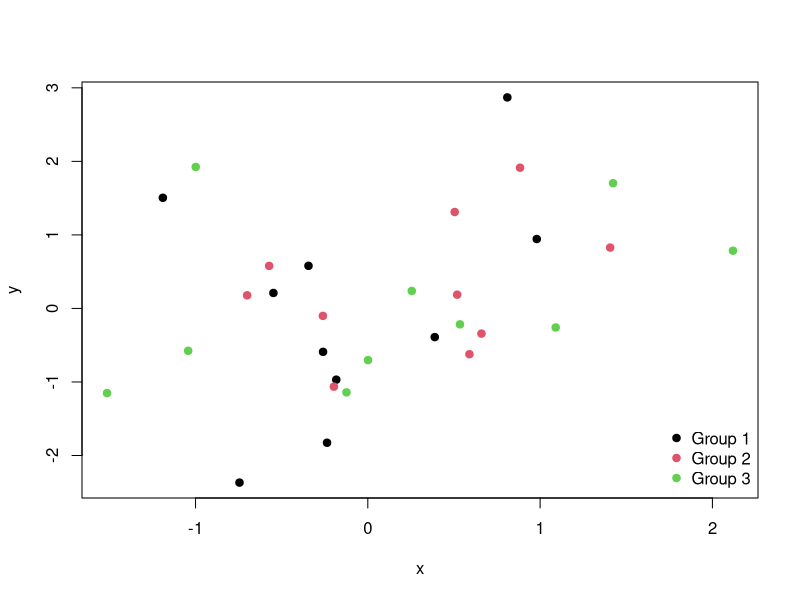
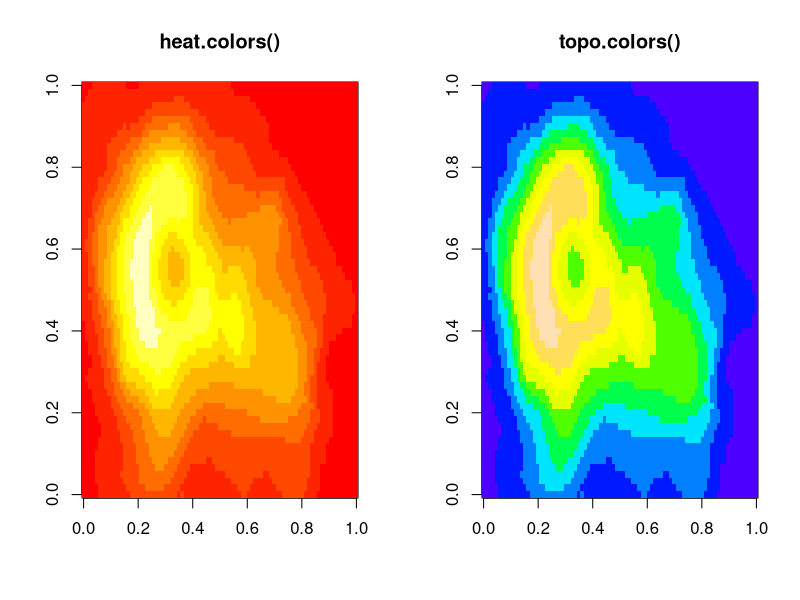
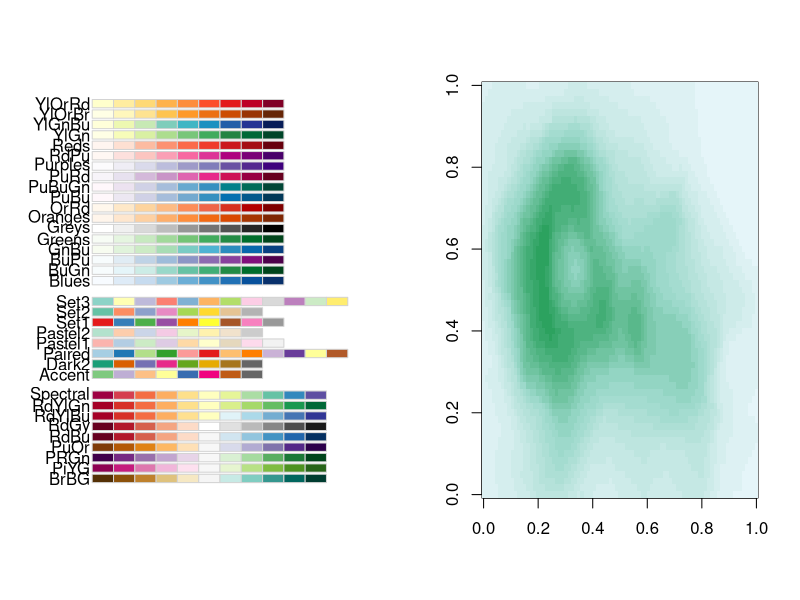
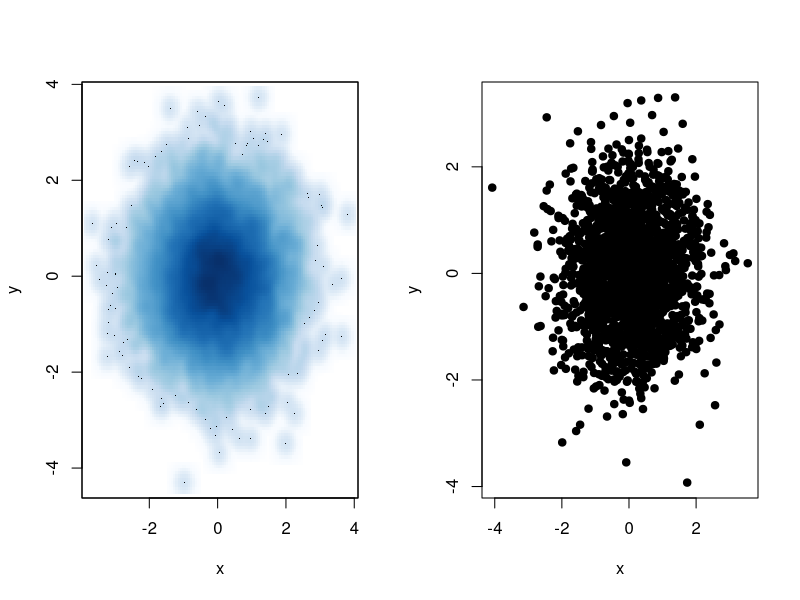
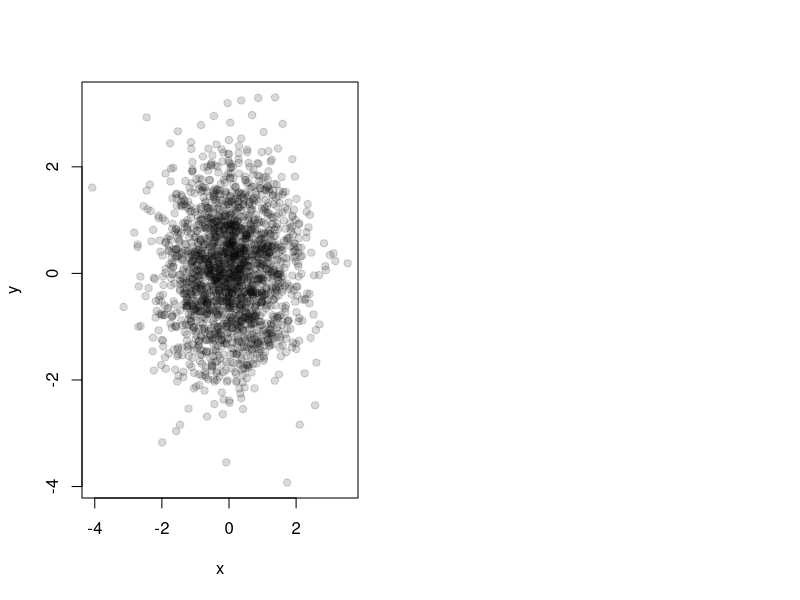

R code for these plots, in order:
## ---- chunk 1
knitr::opts_chunk$set(echo = TRUE)
## ---- chunk 2
set.seed(19)
x <- rnorm(30)
y <- rnorm(30)
plot(x, y, col = rep(1:3, each = 10), pch = 19)
legend("bottomright", legend = paste("Group", 1:3), col = 1:3, pch = 19, bty = "n")
## ---- chunk 3
par(mfrow = c(1, 2))
image(volcano, col = heat.colors(10), main = "heat.colors()")
image(volcano, col = topo.colors(10), main = "topo.colors()")
## ---- chunk 4
pal <- colorRamp(c("red", "blue"))
pal(0)
## ---- chunk 5
## azul
pal(1)
## púrpura
pal(0.5)
## ---- chunk 6
pal(seq(0, 1, len = 10))
## ---- chunk 7
pal <- colorRampPalette(c("red", "yellow"))
## ---- chunk 8
## Sólo devuelve el rojo y el amarillo
pal(2)
## ---- chunk 9
## Devuelve 10 colores entre el rojo y el amarillo
pal(10)
## ---- chunk 10
rgb(0, 0, 234, maxColorValue = 255)
## ---- chunk 11
library(RColorBrewer)
display.brewer.all()
## ---- chunk 12
library(RColorBrewer)
cols <- brewer.pal(3, "BuGn")
cols
## ---- chunk 13
pal <- colorRampPalette(cols)
## ---- chunk 14
image(volcano, col = pal(20))
## ---- chunk 15
set.seed(1)
x <- rnorm(10000)
y <- rnorm(10000)
smoothScatter(x, y)
## ---- chunk 16
rgb(1, 0, 0, 0.1)
## ---- chunk 17
set.seed(2)
x <- rnorm(2000)
y <- rnorm(2000)
plot(x, y, pch = 19)
## ---- chunk 18
plot(x, y, pch = 19, col = rgb(0, 0, 0, 0.15))
